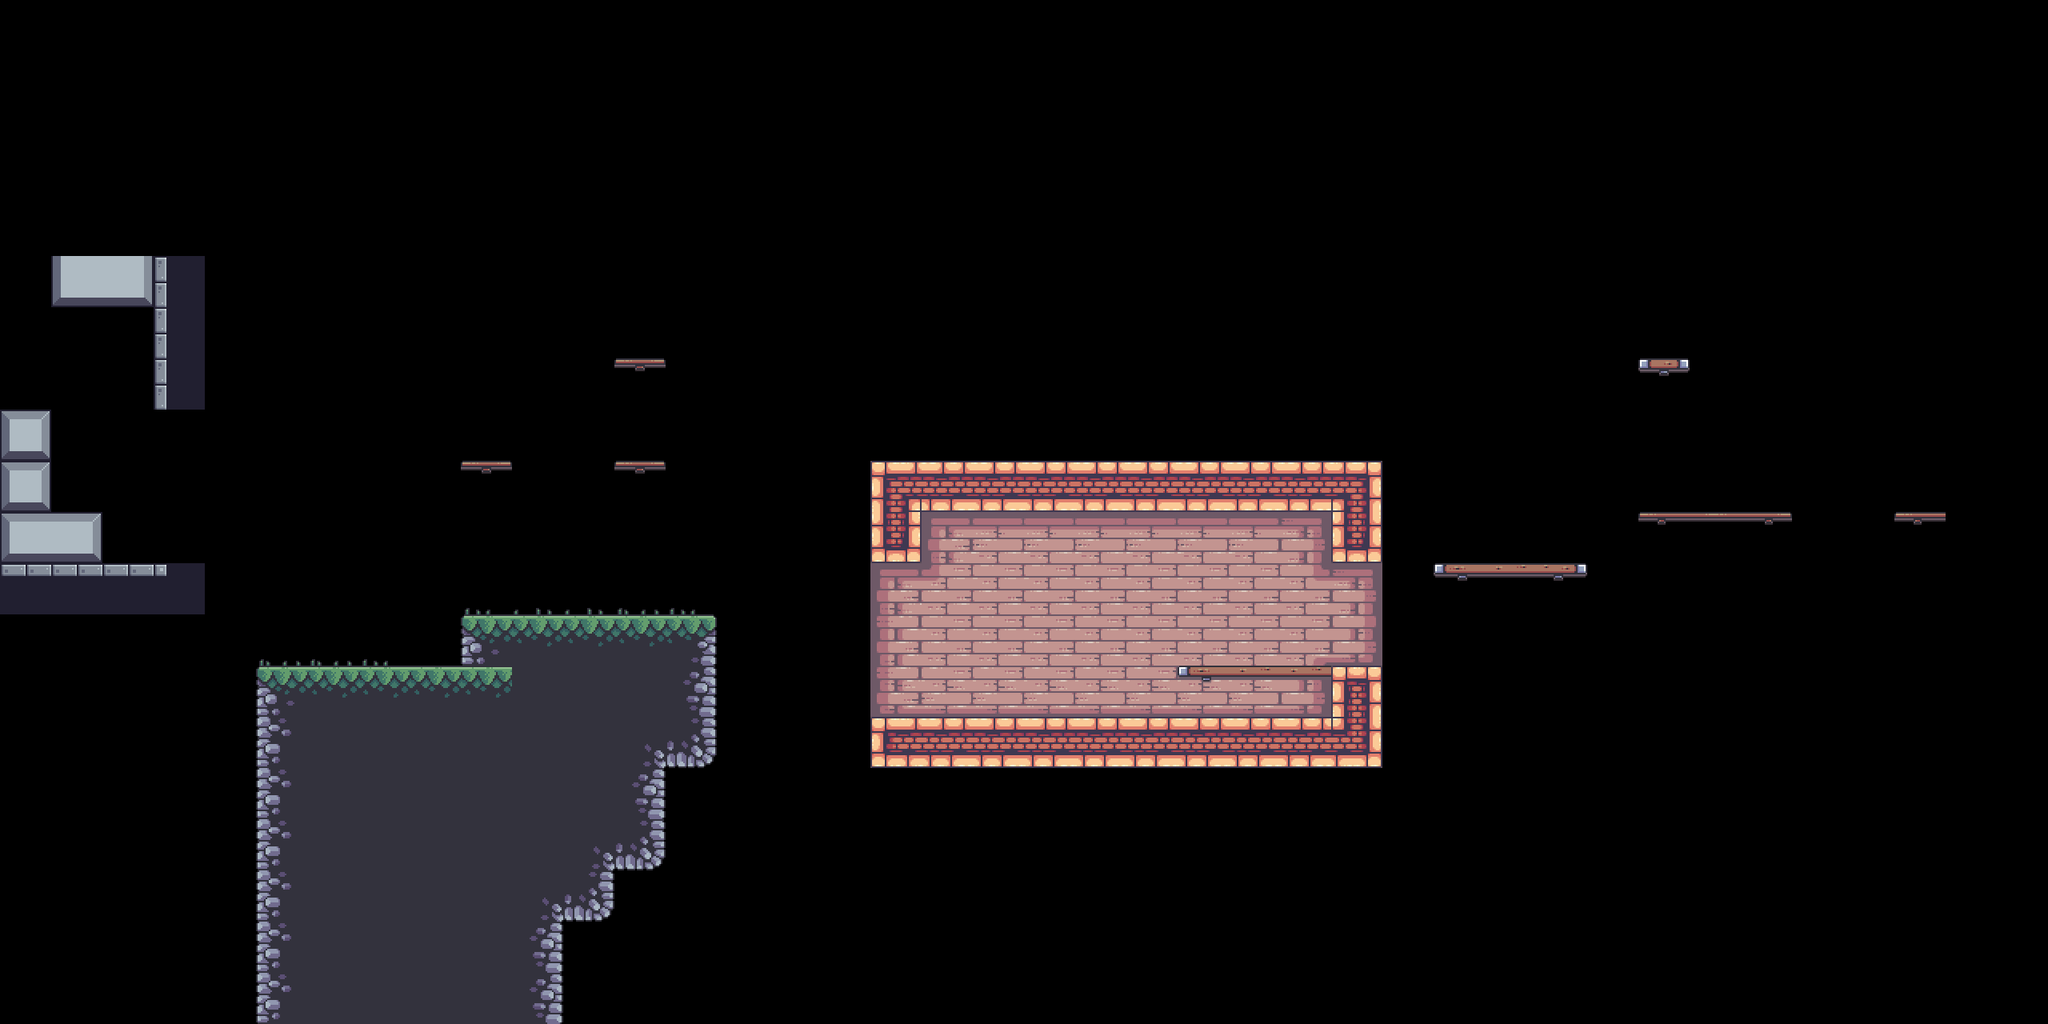

This game map was drawn from its Tiled (.tmx) file and the tilesets committed beside it. A one-line description and the trimmed map source follow:
An orthogonal 40x20 tile map with 64x64 px tiles, 4 tile layers (BG, Terrain, Platforms, FG), 8 tilesets and 51 objects (9x static, 3x palm_small, 3x saw, 3x silver, 2x candle, ...).

<map version="1.10" tiledversion="1.11.0" orientation="orthogonal" renderorder="right-down" width="40" height="20" tilewidth="64" tileheight="64" infinite="0" nextlayerid="14" nextobjectid="84">
 <tileset firstgid="1" source="../tilesets/outside.tsx" />
 <tileset firstgid="49" source="../tilesets/items.tsx" />
 <tileset firstgid="54" source="../tilesets/inside.tsx" />
 <tileset firstgid="150" source="../tilesets/extra.tsx" />
 <tileset firstgid="216" source="../tilesets/objects.tsx" />
 <tileset firstgid="244" source="../tilesets/platforms.tsx" />
 <tileset firstgid="252" source="../tilesets/enemies.tsx" />
 <tileset firstgid="252" source="../tilesets/grass.tsx" />
 <layer id="9" name="BG" width="40" height="20">
  <data>[800 cells, 37 non-empty, 11 distinct tile ids]</data>
 </layer>
 <objectgroup id="12" name="BG details" class="window">
  <object id="49" name="candle" gid="231" x="1152.5" y="823" width="64" height="64" />
  <object id="50" name="candle" gid="231" x="1411" y="824.5" width="64" height="64" />
  <object id="51" name="window" gid="232" x="1560.5" y="744.5" width="64" height="64" />
  <object id="52" name="window" gid="232" x="1208.5" y="758.5" width="64" height="64" />
  <object id="53" name="big_chain" gid="233" x="1344" y="758" width="64" height="116" />
  <object id="54" name="small_chain" gid="234" x="1434.67" y="702.333" width="64" height="62" />
  <object id="55" name="static" gid="235" x="1381" y="894" width="14" height="34" />
  <object id="56" name="static" gid="236" x="1582.67" y="895" width="30" height="14" />
  <object id="57" name="static" gid="237" x="1309.67" y="895" width="14" height="28" />
  <object id="58" name="static" gid="238" x="1246.67" y="894.667" width="24" height="14" />
  <object id="59" name="static" gid="239" x="1452.67" y="893.333" width="42" height="44" />
  <object id="60" name="static" gid="240" x="1591" y="892.333" width="42" height="44" />
  <object id="61" name="static" gid="241" x="1498" y="822" width="52" height="178" />
  <object id="62" name="static" gid="242" x="1268.67" y="821.333" width="52" height="178" />
  <object id="63" name="static" gid="243" x="1094" y="895" width="82" height="98" />
 </objectgroup>
 <layer id="1" name="Terrain" width="40" height="20">
  <data>[800 cells, 94 non-empty, 23 distinct tile ids]</data>
 </layer>
 <layer id="5" name="Platforms" width="40" height="20">
  <data>[800 cells, 14 non-empty, 8 distinct tile ids]</data>
 </layer>
 <layer id="10" name="FG" width="40" height="20">
  <data>[800 cells, 8 non-empty, 3 distinct tile ids]</data>
 </layer>
 <objectgroup id="4" name="Objects">
  <object id="4" name="flag" gid="219" x="2073.33" y="448.667" width="68" height="186" />
  <object id="6" name="crate" gid="218" x="494.5" y="833.25" width="50" height="36" />
  <object id="7" name="crate" gid="218" x="525.5" y="797.25" width="50" height="36" />
  <object id="9" name="barrel" gid="216" x="530.5" y="833" width="46" height="50" />
  <object id="11" name="palm_large" gid="220" x="306.333" y="866" width="78" height="136" />
  <object id="12" name="palm_small" gid="222" x="1095.33" y="597.33" width="80" height="103" />
  <object id="13" name="palm_small" gid="222" x="1245.33" y="581.33" width="80" height="103" />
  <object id="14" name="palm_small" gid="222" x="1202" y="607.33" width="80" height="103" />
  <object id="15" name="player" gid="223" x="2.95333" y="482.152" width="74" height="56" />
  <object id="27" name="palm_bg" gid="217" x="768" y="768" width="128" height="128" />
  <object id="43" name="palm_bg_left" gid="228" x="245" y="882" width="104" height="106" />
  <object id="44" name="palm_bg_right" gid="229" x="866" y="816" width="104" height="106" />
  <object id="65" name="saw" x="64" y="896" width="64" height="64">
   <properties>
    <property name="speed" type="int" value="0" />
   </properties>
  </object>
  <object id="69" name="floor_spike" gid="226" x="64" y="640" width="64" height="64">
   <properties>
    <property name="inverted" type="bool" value="false" />
   </properties>
  </object>
  <object id="71" name="floor_spike" gid="1073742050" x="64" y="448" width="64" height="64">
   <properties>
    <property name="inverted" type="bool" value="true" />
   </properties>
  </object>
 </objectgroup>
 <objectgroup id="13" name="Moving Objects">
  <object id="66" name="boat" x="1790.67" y="939.333" width="768" height="38">
   <properties>
    <property name="flip" type="bool" value="true" />
    <property name="platform" type="bool" value="true" />
    <property name="speed" type="int" value="60" />
   </properties>
  </object>
  <object id="67" name="saw" x="0" y="832" width="300" height="10">
   <properties>
    <property name="flip" type="bool" value="false" />
    <property name="platform" type="bool" value="false" />
    <property name="speed" type="int" value="60" />
   </properties>
  </object>
  <object id="68" name="saw" x="182" y="856" width="10" height="320">
   <properties>
    <property name="flip" type="bool" value="false" />
    <property name="platform" type="bool" value="false" />
    <property name="speed" type="int" value="100" />
   </properties>
  </object>
  <object id="73" name="spike" gid="227" x="384" y="576" width="54" height="54">
   <properties>
    <property name="end_angle" type="int" value="180" />
    <property name="platform" type="bool" value="false" />
    <property name="radius" type="int" value="100" />
    <property name="speed" type="int" value="50" />
    <property name="start_angle" type="int" value="0" />
   </properties>
  </object>
  <object id="74" name="helicopter" x="341" y="434" width="10" height="320">
   <properties>
    <property name="flip" type="bool" value="false" />
    <property name="platform" type="bool" value="true" />
    <property name="speed" type="int" value="100" />
   </properties>
  </object>
  <object id="75" name="helicopter" x="657" y="497" width="300" height="10">
   <properties>
    <property name="flip" type="bool" value="false" />
    <property name="platform" type="bool" value="true" />
    <property name="speed" type="int" value="60" />
   </properties>
  </object>
 </objectgroup>
 <objectgroup id="7" name="Items">
  <object id="22" name="diamond" gid="49" x="512" y="704" width="64" height="64" />
  <object id="23" name="gold" gid="50" x="1088" y="768" width="64" height="64" />
  <object id="83" name="gold" gid="50" x="2447.33" y="489.333" width="64" height="64" />
  <object id="24" name="potion" gid="51" x="512" y="640" width="64" height="64" />
  <object id="25" name="silver" gid="52" x="704" y="576" width="64" height="64" />
  <object id="82" name="silver" gid="52" x="1854" y="626" width="64" height="64" />
  <object id="81" name="silver" gid="52" x="196.667" y="612" width="64" height="64" />
  <object id="78" name="skull" gid="53" x="576" y="384" width="64" height="64" />
  <object id="79" name="skull" gid="53" x="832" y="448" width="64" height="64" />
 </objectgroup>
 <objectgroup id="6" name="Enemies">
  <object id="36" name="shell" gid="224" x="192" y="704" width="76" height="46">
   <properties>
    <property name="reverse" type="bool" value="true" />
   </properties>
  </object>
  <object id="38" name="tooth" gid="225" x="1344" y="896" width="48" height="46" />
  <object id="39" name="shell" gid="224" x="576" y="768" width="76" height="46">
   <properties>
    <property name="reverse" type="bool" value="false" />
   </properties>
  </object>
  <object id="76" name="tooth" gid="225" x="1408" y="576" width="48" height="46" />
 </objectgroup>
 <objectgroup id="2" name="Water">
  <object id="2" name="water" x="0" y="960" width="2560" height="320" />
 </objectgroup>
 <objectgroup id="8" name="Data">
  <!-- 1 objects omitted --></objectgroup>
</map>
<!-- 1 of 51 objects omitted -->
